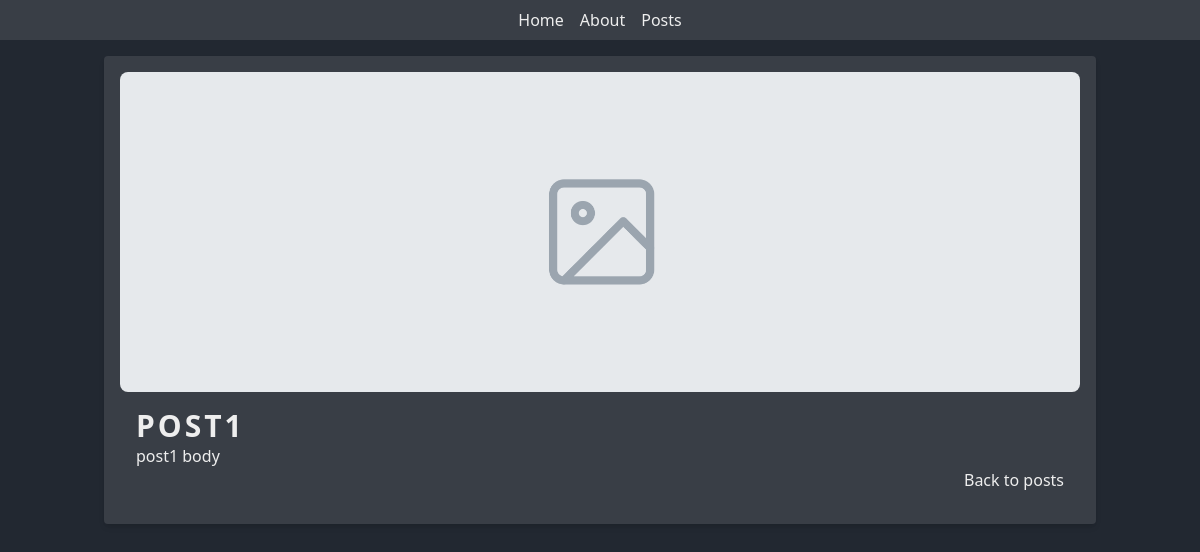
Screenshot of /posts/post-1 with the database file from the repository.
### posts/models.py (models this page shows, shortened)
class Post(models.Model):
    title = models.CharField(max_length=255)
    body = models.TextField()
    slug = models.SlugField()
    created_at = models.DateTimeField(auto_now_add=True)
    updated_at = models.DateTimeField(auto_now=True)
    banner = models.ImageField(default="fallback.png", blank=True)

### posts/views.py (the view)
# urls.py: path("<slug:slug>", views.post_page, name="page"),
def post_page(request: HttpRequest, slug: str) -> HttpResponse:
    return render(
        request,
        "posts/post_page.html",
        {
            "post": Post.objects.get(slug=slug),
        },
    )

### posts/templates/posts/post_page.html (shortened to what this page needs)
{% extends "layout.html" %}
{% block content %}
<div class="w-full max-h-80 overflow-hidden rounded-lg">
    <img src="{{ post.banner.url }}" alt="{{ post.title }}" class="object-cover object-center w-full h-full max-h-80">
</div>
<div class="p-4">
    <h1 class="text-3xl font-bold uppercase tracking-widest">{{ post.title | title }}</h1>
    <p class="whitespace-pre-wrap">{{ post.body | linebreaksbr }}</p>
    <div class="flex justify-end">
        <a href="{% url 'posts:list' %}" class="hover:text-secondary">Back to posts</a>
    </div>
</div>
{% endblock content %}

### static/css/styles.css (style rules this page uses)
*,:after,:before { box-sizing:border-box;border:0 solid #e5e7eb }
:after,:before { --tw-content:"" }
:host,html { line-height:1.5;-webkit-text-size-adjust:100%;-moz-tab-size:4;-o-tab-size:4;tab-size:4;font-family:ui-sans-serif,system-ui,sans-serif,Apple Color Emoji,Segoe UI Emoji,Segoe UI Symbol,Noto Color Emoji;font-feature-settings:normal;font-variation-settings:normal;-webkit-tap-highlight-color:transparent }
body { margin:0;line-height:inherit }
h1,h2,h3,h4,h5,h6 { font-size:inherit;font-weight:inherit }
a { color:inherit;text-decoration:inherit }
blockquote,dd,dl,figure,h1,h2,h3,h4,h5,h6,hr,p,pre { margin:0 }
audio,canvas,embed,iframe,img,object,svg,video { display:block;vertical-align:middle }
img,video { max-width:100%;height:auto }
*,:after,:before { --tw-border-spacing-x:0;--tw-border-spacing-y:0;--tw-translate-x:0;--tw-translate-y:0;--tw-rotate:0;--tw-skew-x:0;--tw-skew-y:0;--tw-scale-x:1;--tw-scale-y:1;--tw-pan-x: ;--tw-pan-y: ;--tw-pinch-zoom: ;--tw-scroll-snap-strictness:proximity;--tw-gradient-from-position: ;--tw-gradient-via-position: ;--tw-gradient-to-position: ;--tw-ordinal: ;--tw-slashed-zero: ;--tw-numeric-figure: ;--tw-numeric-spacing: ;--tw-numeric-fraction: ;--tw-ring-inset: ;--tw-ring-offset-width:0px;--tw-ring-offset-color:#fff;--tw-ring-color:rgba(59,130,246,.5);--tw-ring-offset-shadow:0 0 #0000;--tw-ring-shadow:0 0 #0000;--tw-shadow:0 0 #0000;--tw-shadow-colored:0 0 #0000;--tw-blur: ;--tw-brightness: ;--tw-contrast: ;--tw-grayscale: ;--tw-hue-rotate: ;--tw-invert: ;--tw-saturate: ;--tw-sepia: ;--tw-drop-shadow: ;--tw-backdrop-blur: ;--tw-backdrop-brightness: ;--tw-backdrop-contrast: ;--tw-backdrop-grayscale: ;--tw-backdrop-hue-rotate: ;--tw-backdrop-invert: ;--tw-backdrop-opacity: ;--tw-backdrop-saturate: ;--tw-backdrop-sepia: ;--tw-contain-size: ;--tw-contain-layout: ;--tw-contain-paint: ;--tw-contain-style: }
.flex { display:flex }
.h-full { height:100% }
.max-h-80 { max-height:20rem }
.w-full { width:100% }
.justify-end { justify-content:flex-end }
.overflow-hidden { overflow:hidden }
.whitespace-pre-wrap { white-space:pre-wrap }
.rounded-lg { border-radius:.5rem }
.bg-darkest { --tw-bg-opacity:1;background-color:rgb(34 40 49/var(--tw-bg-opacity)) }
.object-cover { -o-object-fit:cover;object-fit:cover }
.object-center { -o-object-position:center;object-position:center }
.p-4 { padding:1rem }
.text-3xl { font-size:1.875rem;line-height:2.25rem }
.font-bold { font-weight:700 }
.uppercase { text-transform:uppercase }
.tracking-widest { letter-spacing:.1em }
.text-light { --tw-text-opacity:1;color:rgb(238 238 238/var(--tw-text-opacity)) }

### rows the page displays
Post: banner (picture), title "POST1", body "post1 body"
